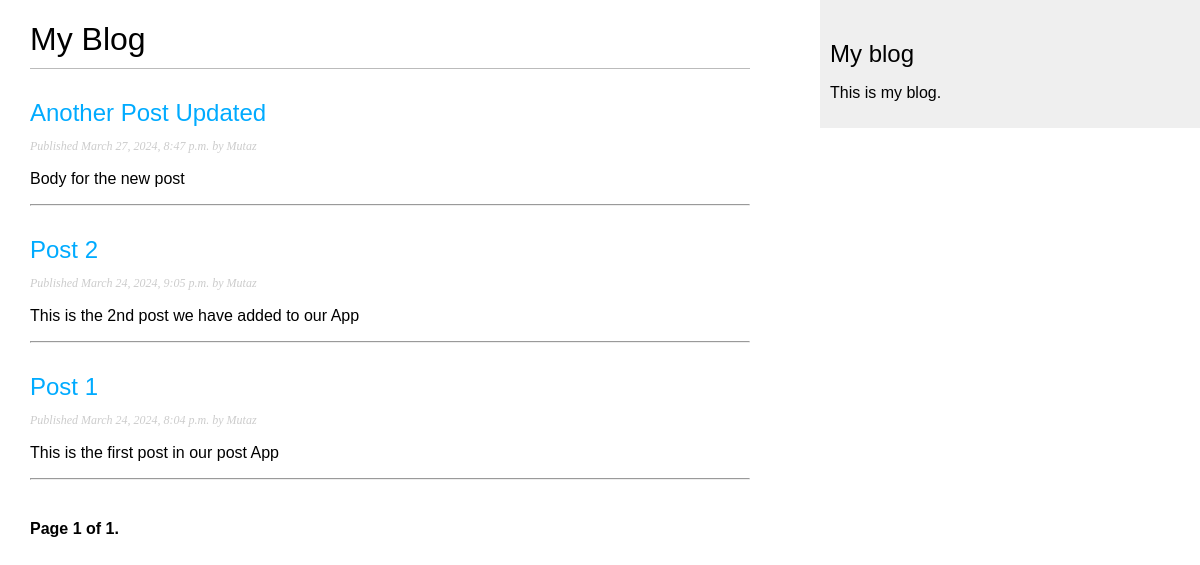
Screenshot of /blog/ with the database file from the repository.
### blog/models.py (models this page shows, shortened)
class Post (models.Model):
    class Status (models.TextChoices):
        DRAFT = 'DF', 'Draft'
        PUBLISHED = 'PU', 'Published'
    title = models.CharField(max_length=250)
    slug = AutoSlugField(unique=True, populate_from='title')
    author = models.ForeignKey(User, on_delete=models.CASCADE, related_name="blog_posts")
    body = models.TextField()
    publish = models.DateTimeField(default=timezone.now)
    created = models.DateTimeField(auto_now_add=True)
    updated = models.DateTimeField(auto_now=True)
    status = models.CharField(max_length=2, choices=Status.choices, default=Status.DRAFT)
    class Meta:
        ordering = ('-publish',)
        indexes =[
            models.Index(fields=['-publish']),
        ]

### blog/views.py (the view)
# urls.py: path('', views.PostListView.as_view(), name='post_list'),
class PostListView(ListView):
    model = Post
    context_object_name = 'posts'
    paginate_by = 3
    template_name = 'blog/post/list.html'

### blog/templates/blog/post/list.html (shortened to what this page needs)
{% extends "blog/base.html" %}
{% block content %}
    <h1>My Blog</h1>
    {% for post in posts %}
        <h2>
        <a href="{{post.get_absolute_url}}">
        {{post.title}}
        </a>
        </h2>
        <p class="date">
        Published {{ post.publish }} by {{ post.author }}
        </p>
        {{ post.body|truncatewords:30|linebreaks }}
        <hr />
    {% endfor %}
    {% include "pagination.html" with page=page_obj %}
{% endblock %}

### blog/templates/blog/base.html (shortened to what this page needs)
{% load static %}
<!DOCTYPE html>
<html>
    <head>
        <link href="{% static "css/blog.css" %}" rel="stylesheet">
    </head>
    <body>
        <div id="content">
            {% block content %}
            {% endblock %}
        </div>
        <div id="sidebar">
            <h2>My blog</h2>
            <p>This is my blog.</p>
        </div>
    </body>
</html>

### blog/templates/pagination.html (shortened to what this page needs)
<div class="pagination">
    <span class="step-links">
        <span class="current">
            Page {{ page.number }} of {{ page.paginator.num_pages }}.
        </span>
    </span>
</div>

### blog/static/css/blog.css (style rules this page uses)
body { margin:0; padding:0; font-family:helvetica, sans-serif; }
a { color:#00abff; text-decoration:none; }
h1 { font-weight:normal; border-bottom:1px solid #bbb; padding:0 0 10px 0; }
h2 { font-weight:normal; margin:30px 0 0; }
#content { float:left; width:60%; padding:0 0 0 30px; }
#sidebar { float:right; width:30%; padding:10px; background:#efefef; height:100%; }
p.date { color:#ccc; font-family: georgia, serif; font-size: 12px; font-style: italic; }
.pagination { margin:40px 0; font-weight:bold; }

### rows the page displays
Post: title "Another Post Updated", publish "March 27, 2024, 8:47 p.m.", author "Mutaz", body "Body for the new post"
Post: title "Post 2", publish "March 24, 2024, 9:05 p.m.", author "Mutaz", body "This is the 2nd post we have added to our App"
Post: title "Post 1", publish "March 24, 2024, 8:04 p.m.", author "Mutaz", body "This is the first post in our post App"

### other values shown
{{ page.number }} "1"
{{ page.paginator.num_pages }} "1"
